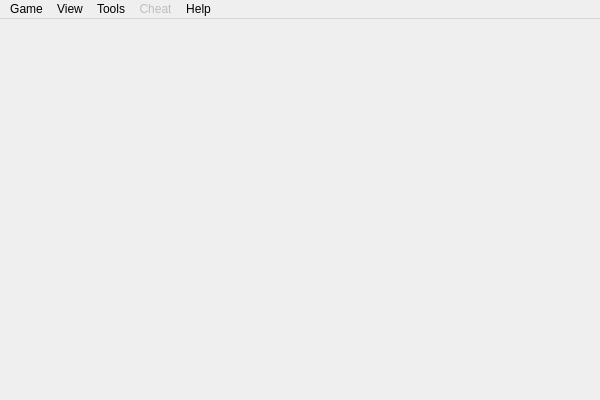
<?xml version="1.0" encoding="UTF-8"?>
<ui version="4.0">
 <class>MainWindow</class>
 <widget class="QMainWindow" name="MainWindow">
  <property name="geometry">
   <rect>
    <x>0</x>
    <y>0</y>
    <width>600</width>
    <height>400</height>
   </rect>
  </property>
  <property name="windowTitle">
   <string>Sanguosha</string>
  </property>
  <widget class="QWidget" name="centralWidget"/>
  <widget class="QMenuBar" name="menuBar">
   <property name="geometry">
    <rect>
     <x>0</x>
     <y>0</y>
     <width>600</width>
     <height>23</height>
    </rect>
   </property>
   <widget class="QMenu" name="menuGame">
    <property name="title">
     <string>Game</string>
    </property>
    <addaction name="actionStart_Game"/>
    <addaction name="actionStart_Server"/>
    <addaction name="actionPC_Console_Start"/>
    <addaction name="actionReplay"/>
    <addaction name="actionExit"/>
   </widget>
   <widget class="QMenu" name="menuOptions">
    <property name="title">
     <string>Tools</string>
    </property>
    <addaction name="actionConfigure"/>
    <addaction name="actionGeneral_Overview"/>
    <addaction name="actionCard_Overview"/>
    <addaction name="actionScenario_Overview"/>
    <addaction name="actionView_ban_list"/>
    <addaction name="actionBroadcast"/>
    <addaction name="actionReplay_file_convert"/>
    <addaction name="actionRecord_analysis"/>
    <addaction name="separator"/>
    <addaction name="actionEnable_Hotkey"/>
    <addaction name="actionNever_nullify_my_trick"/>
    <addaction name="actionView_Discarded"/>
    <addaction name="actionView_distance"/>
    <addaction name="actionServerInformation"/>
    <addaction name="actionSurrender"/>
    <addaction name="actionSaveRecord"/>
   </widget>
   <widget class="QMenu" name="menuHelp">
    <property name="title">
     <string>Help</string>
    </property>
    <addaction name="actionAbout"/>
    <addaction name="actionAbout_Qt"/>
    <addaction name="actionAbout_GPLv3"/>
    <addaction name="actionAbout_Lua"/>
    <addaction name="actionAbout_fmod"/>
    <addaction name="separator"/>
    <addaction name="actionAcknowledgement_2"/>
    <addaction name="separator"/>
    <addaction name="actionRole_assign_table"/>
   </widget>
   <widget class="QMenu" name="menuView">
    <property name="title">
     <string>View</string>
    </property>
    <addaction name="actionShow_Hide_Menu"/>
    <addaction name="actionFullscreen"/>
    <addaction name="actionMinimize_to_system_tray"/>
   </widget>
   <widget class="QMenu" name="menuCheat">
    <property name="enabled">
     <bool>false</bool>
    </property>
    <property name="title">
     <string>Cheat</string>
    </property>
    <addaction name="actionGet_card"/>
    <addaction name="actionDamage_maker"/>
    <addaction name="actionDeath_note"/>
    <addaction name="actionRevive_wand"/>
    <addaction name="actionExecute_script_at_server_side"/>
   </widget>
   <addaction name="menuGame"/>
   <addaction name="menuView"/>
   <addaction name="menuOptions"/>
   <addaction name="menuCheat"/>
   <addaction name="menuHelp"/>
  </widget>
  <action name="actionExit">
   <property name="text">
    <string>Exit</string>
   </property>
  </action>
  <action name="actionConfigure">
   <property name="enabled">
    <bool>true</bool>
   </property>
   <property name="icon">
    <iconset>
     <normaloff>../image/system/settings.png</normaloff>../image/system/settings.png</iconset>
   </property>
   <property name="text">
    <string>Configure</string>
   </property>
  </action>
  <action name="actionStart_Server">
   <property name="text">
    <string>Start server</string>
   </property>
   <property name="shortcut">
    <string>Ctrl+S</string>
   </property>
  </action>
  <action name="actionStart_Game">
   <property name="text">
    <string>Start game</string>
   </property>
   <property name="shortcut">
    <string>Ctrl+G</string>
   </property>
  </action>
  <action name="actionGeneral_Overview">
   <property name="text">
    <string>General overview</string>
   </property>
   <property name="shortcut">
    <string>Ctrl+E</string>
   </property>
  </action>
  <action name="actionAbout">
   <property name="text">
    <string>About</string>
   </property>
  </action>
  <action name="actionCard_Overview">
   <property name="text">
    <string>Card overview</string>
   </property>
   <property name="shortcut">
    <string>Ctrl+R</string>
   </property>
  </action>
  <action name="actionEnable_Hotkey">
   <property name="checkable">
    <bool>true</bool>
   </property>
   <property name="text">
    <string>Enable hotkey</string>
   </property>
  </action>
  <action name="actionAbout_Qt">
   <property name="text">
    <string>About Qt</string>
   </property>
  </action>
  <action name="actionView_Discarded">
   <property name="enabled">
    <bool>false</bool>
   </property>
   <property name="text">
    <string>View Discarded</string>
   </property>
   <property name="shortcut">
    <string>Ctrl+D</string>
   </property>
  </action>
  <action name="actionView_distance">
   <property name="enabled">
    <bool>false</bool>
   </property>
   <property name="text">
    <string>View distance</string>
   </property>
   <property name="shortcut">
    <string>Ctrl+I</string>
   </property>
  </action>
  <action name="actionServerInformation">
   <property name="enabled">
    <bool>false</bool>
   </property>
   <property name="text">
    <string>Server information</string>
   </property>
  </action>
  <action name="actionReplay">
   <property name="text">
    <string>Replay</string>
   </property>
  </action>
  <action name="actionSaveRecord">
   <property name="enabled">
    <bool>false</bool>
   </property>
   <property name="text">
    <string>Save battle record</string>
   </property>
  </action>
  <action name="actionFullscreen">
   <property name="text">
    <string>Fullscreen</string>
   </property>
   <property name="shortcut">
    <string>Alt+Return</string>
   </property>
  </action>
  <action name="actionShow_Hide_Menu">
   <property name="text">
    <string>Show/Hide menu</string>
   </property>
   <property name="shortcut">
    <string>Alt+M</string>
   </property>
  </action>
  <action name="actionSurrender">
   <property name="enabled">
    <bool>false</bool>
   </property>
   <property name="text">
    <string>Surrender</string>
   </property>
  </action>
  <action name="actionMinimize_to_system_tray">
   <property name="text">
    <string>Minimize to system tray</string>
   </property>
   <property name="shortcut">
    <string>Alt+S</string>
   </property>
  </action>
  <action name="actionRole_assign_table">
   <property name="text">
    <string>Role assign table</string>
   </property>
  </action>
  <action name="actionScenario_Overview">
   <property name="text">
    <string>Scenario overview</string>
   </property>
  </action>
  <action name="actionScript_editor">
   <property name="enabled">
    <bool>true</bool>
   </property>
   <property name="text">
    <string>Script editor</string>
   </property>
  </action>
  <action name="actionBroadcast">
   <property name="text">
    <string>Broadcast ...</string>
   </property>
  </action>
  <action name="actionAcknowledgement">
   <property name="text">
    <string>Acknowledgement</string>
   </property>
  </action>
  <action name="actionDamage_maker">
   <property name="enabled">
    <bool>true</bool>
   </property>
   <property name="text">
    <string>Damage maker</string>
   </property>
  </action>
  <action name="actionExpand_dashboard">
   <property name="checkable">
    <bool>true</bool>
   </property>
   <property name="text">
    <string>Expand dashboard</string>
   </property>
  </action>
  <action name="actionGet_card">
   <property name="enabled">
    <bool>true</bool>
   </property>
   <property name="text">
    <string>Get card ...</string>
   </property>
  </action>
  <action name="actionDeath_note">
   <property name="text">
    <string>Death note ...</string>
   </property>
  </action>
  <action name="actionRevive_wand">
   <property name="text">
    <string>Revive wand ...</string>
   </property>
  </action>
  <action name="actionCard_editor">
   <property name="text">
    <string>Card editor ...</string>
   </property>
   <property name="shortcut">
    <string>Ctrl+T</string>
   </property>
  </action>
  <action name="actionPC_Console_Start">
   <property name="text">
    <string>PC Console Start</string>
   </property>
  </action>
  <action name="actionPackaging">
   <property name="text">
    <string>Package manager ...</string>
   </property>
   <property name="shortcut">
    <string>Ctrl+P</string>
   </property>
  </action>
  <action name="actionAI_Melee">
   <property name="text">
    <string>AI Melee</string>
   </property>
   <property name="shortcut">
    <string>Ctrl+M</string>
   </property>
  </action>
  <action name="actionReplay_file_convert">
   <property name="text">
    <string>Replay file convert ...</string>
   </property>
  </action>
  <action name="actionSend_lowlevel_command">
   <property name="text">
    <string>Send lowlevel command ...</string>
   </property>
  </action>
  <action name="actionView_ban_list">
   <property name="text">
    <string>View ban list</string>
   </property>
  </action>
  <action name="actionAbout_fmod">
   <property name="text">
    <string>About fmod</string>
   </property>
  </action>
  <action name="actionAbout_Lua">
   <property name="text">
    <string>About Lua</string>
   </property>
  </action>
  <action name="actionExecute_script_at_server_side">
   <property name="text">
    <string>Execute script at server side ...</string>
   </property>
  </action>
  <action name="actionRecord_analysis">
   <property name="text">
    <string>Record analysis</string>
   </property>
  </action>
  <action name="actionAbout_GPLv3">
   <property name="text">
    <string>About GPLv3</string>
   </property>
  </action>
  <action name="actionNever_nullify_my_trick">
   <property name="checkable">
    <bool>true</bool>
   </property>
   <property name="text">
    <string>Never nullify my trick</string>
   </property>
  </action>
  <action name="actionAcknowledgement_2">
   <property name="text">
    <string>Acknowledgement</string>
   </property>
  </action>
 </widget>
 <layoutdefault spacing="6" margin="11"/>
 <resources/>
 <connections/>
</ui>
